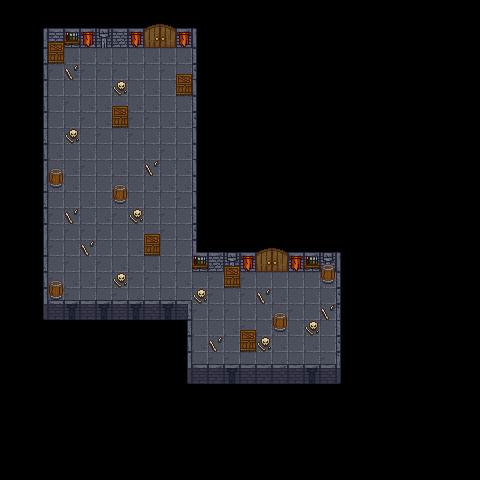

Below is a game level as drawn by its tile map, then a one-line description and the .tmx that defines it (tile-layer data replaced by summaries):
An orthogonal 30x30 tile map with 16x16 px tiles, 4 tile layers (Tile Layer 2, Tile Layer 1, Tile Layer 3, Tile Layer 4), 4 tilesets and 19 objects.

<map version="1.10" tiledversion="1.10.2" orientation="orthogonal" renderorder="right-down" width="30" height="30" tilewidth="16" tileheight="16" infinite="0" nextlayerid="7" nextobjectid="20">
 <tileset firstgid="1" source="Walls.tsx" />
 <tileset firstgid="118" source="Floor.tsx" />
 <tileset firstgid="122" source="DoubleDoor.tsx" />
 <tileset firstgid="130" source="Decor.tsx" />
 <layer id="3" name="Tile Layer 2" width="30" height="30">
  <data>[900 cells, 18 non-empty, 4 distinct tile ids]</data>
 </layer>
 <layer id="1" name="Tile Layer 1" width="30" height="30">
  <data>[900 cells, 298 non-empty, 29 distinct tile ids]</data>
 </layer>
 <layer id="4" name="Tile Layer 3" width="30" height="30">
  <data>[900 cells, 12 non-empty, 8 distinct tile ids]</data>
 </layer>
 <layer id="5" name="Tile Layer 4" width="30" height="30">
  <data>[900 cells, 50 non-empty, 9 distinct tile ids]</data>
 </layer>
 <objectgroup id="6" name="Object Layer 1">
  <object id="1" x="46" y="28" width="151" height="4" />
  <object id="2" x="43" y="32" width="3" height="272" />
  <object id="3" x="46" y="300" width="144" height="4" />
  <object id="4" x="187" y="304" width="3" height="64" />
  <object id="5" x="190" y="364" width="151" height="4" />
  <object id="6" x="338" y="252" width="3" height="112" />
  <object id="7" x="194" y="252" width="144" height="4" />
  <object id="8" x="194" y="32" width="3" height="220" />
  <object id="9" x="51" y="168" width="10" height="6" />
  <object id="10" x="115" y="184" width="10" height="6" />
  <object id="11" x="51" y="280" width="10" height="6" />
  <object id="12" x="275" y="312" width="10" height="6" />
  <object id="13" x="323" y="264" width="10" height="6" />
  <object id="14" x="226" y="266" width="12" height="6" />
  <object id="15" x="242" y="330" width="12" height="6" />
  <object id="16" x="146" y="234" width="12" height="6" />
  <object id="17" x="114" y="106" width="12" height="6" />
  <object id="18" x="178" y="74" width="12" height="6" />
  <object id="19" x="50" y="42" width="12" height="6" />
 </objectgroup>
</map>
